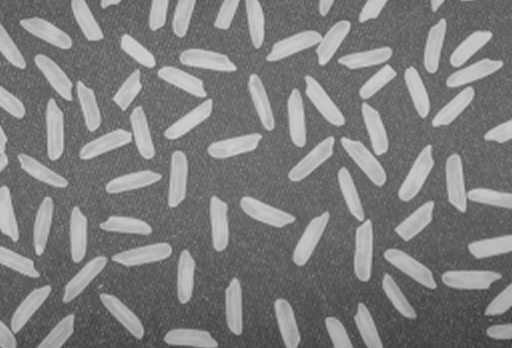
//> input picture Report-04/rice.png, 512 x 348 px
$ ./main   (built with g++ and OpenCV 4)
//> lines starting //> are read from the running program, lines starting //| are printed output that depends on the picture; after the words box and inside, x2 and y2 are one past the last pixel; in counts of white or black regions, pixels touching at a corner belong together
#include <opencv2/core/core.hpp>
#include <opencv2/highgui/highgui.hpp>
#include <opencv2/imgproc/imgproc.hpp>
#include <iostream>

int countNumberOfRice(cv::Mat src);

int main(int argc, char* argv[]){

cv::Mat src = cv::imread("/home/rovi2022/Documents/Machine-Vision/Reports/Report-04/rice.png", cv::IMREAD_GRAYSCALE);
//> src is the input picture: 348 rows x 512 cols, CV_8UC1; min 52, max 214, mean 124.8
cv::namedWindow("Input image",cv::WINDOW_FULLSCREEN);
cv::imshow("Input image", src);
//There are N-1 rice grains since one class is background
std::cout << "Number of objects: ";
std::cout << countNumberOfRice(src)<<std::endl;
std::cout << std::endl;
}


int countNumberOfRice(cv::Mat src){
    cv::Mat imageOtsu = src.clone(), imageEroded = src.clone(), imageDilated = src.clone(), imageResult = src.clone();
    cv::Mat kernel = getStructuringElement(cv::MorphShapes::MORPH_CROSS, cv::Size(3, 3), cv::Point(-1,-1));
    int iteration = 3;

    cv::threshold(src, imageOtsu, 0, 255, cv::THRESH_BINARY|cv::THRESH_OTSU);
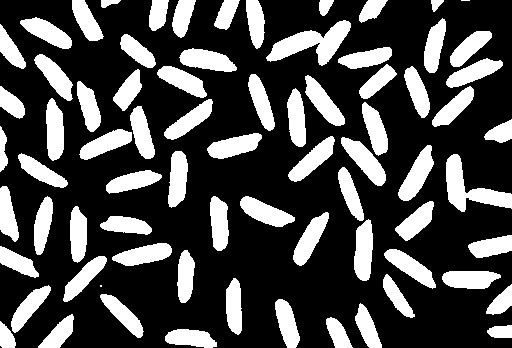
//> imageOtsu: 348 rows x 512 cols, CV_8UC1; 29.1% white; 75 white regions (2 under 20 px), largest, box (x1, y1, x2, y2) and area: (266, 20, 351, 66) 1672, (446, 154, 512, 212) 1510, (341, 137, 386, 186) 951
    cv::namedWindow("Otsu tresholding",cv::WINDOW_FULLSCREEN);
    cv::imshow("Otsu tresholding", imageOtsu);

    cv::erode(imageOtsu, imageEroded, kernel, cv::Point(-1,-1), iteration);
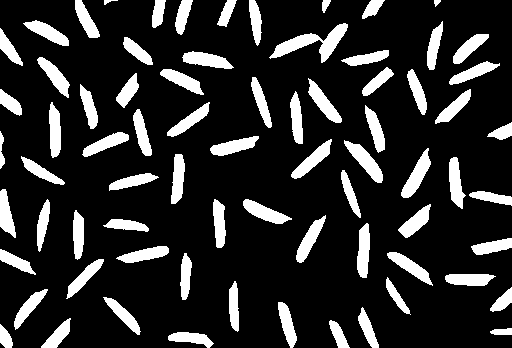
//> imageEroded: 348 rows x 512 cols, CV_8UC1; 17.3% white; 74 white regions, largest, box (x1, y1, x2, y2) and area: (269, 23, 348, 63) 1040, (344, 140, 383, 183) 621, (401, 148, 431, 198) 602
    cv::namedWindow("Eroded image",cv::WINDOW_FULLSCREEN);
    cv::imshow("Eroded image", imageEroded);

    cv::dilate(imageOtsu, imageDilated, kernel, cv::Point(-1,-1), iteration);
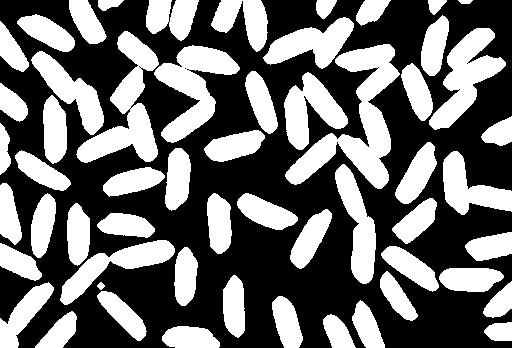
//> imageDilated: 348 rows x 512 cols, CV_8UC1; 42.2% white; 57 white regions, largest, box (x1, y1, x2, y2) and area: (285, 44, 400, 189) 5645, (76, 31, 159, 163) 4149, (154, 45, 240, 143) 3643
    cv::namedWindow("Dilated image",cv::WINDOW_FULLSCREEN);
    cv::imshow("Dilated image", imageDilated);

    int n = cv::connectedComponents(imageEroded, imageResult);
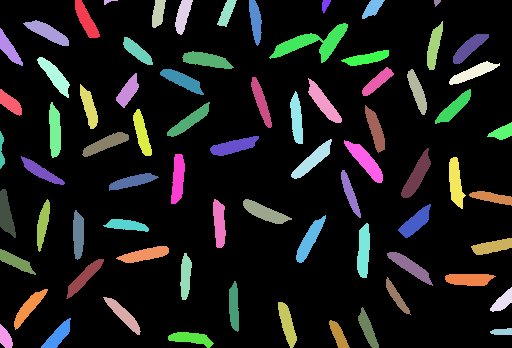
//> imageResult: 348 rows x 512 cols, CV_32SC1; 75 distinct labels, from 0 to 74; one colour per label, 0 black
//> n = 75
//| 75
    imageResult.convertTo(imageResult, CV_16F);
    cv::namedWindow("Result image",cv::WINDOW_FULLSCREEN);
    cv::imshow("Result image", imageResult);


    cv::waitKey(0);
    return n;
}
